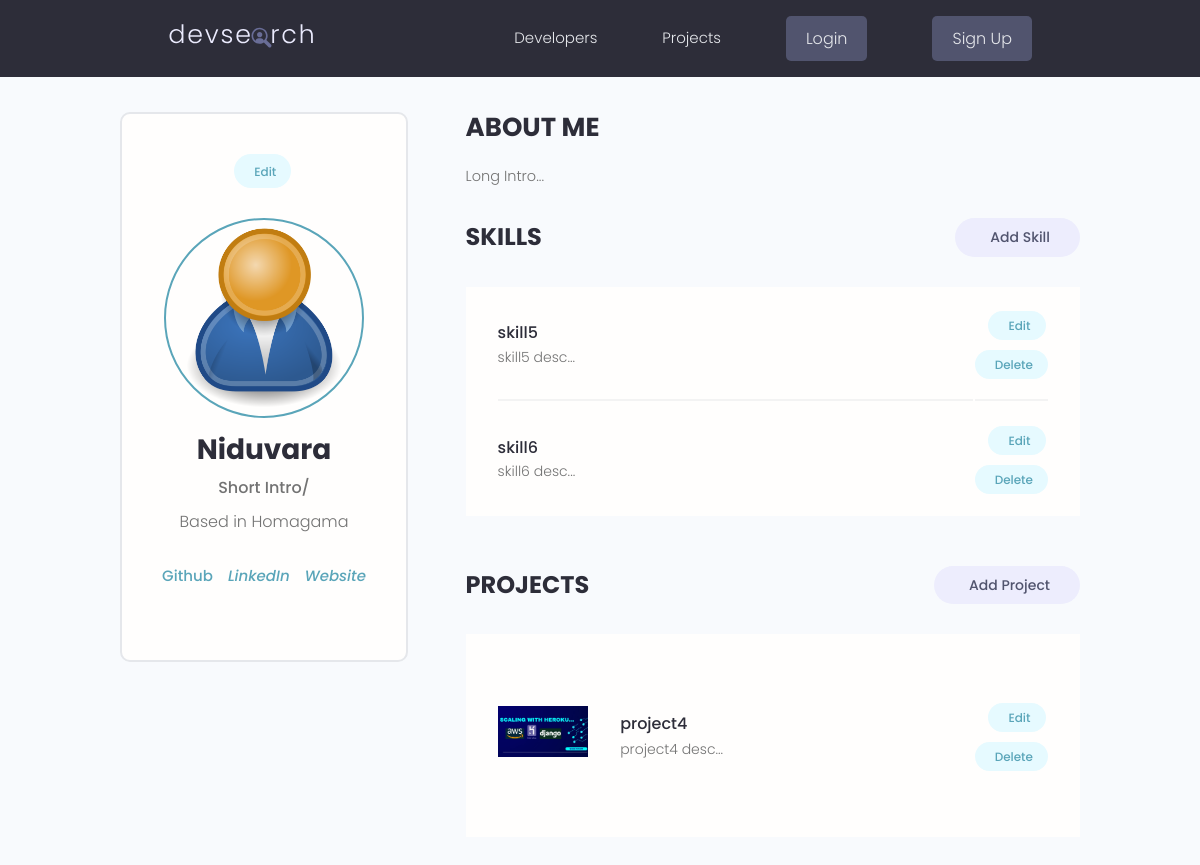
The app's page /profile/niduvara/account/ with its own data.
### home/models.py (models this page shows, shortened)
class Profile(models.Model):
    user = models.OneToOneField(User,on_delete=models.CASCADE)
    name = models.CharField(max_length=200, blank=True, null=True)
    short_intro = models.CharField(max_length=200, blank=True, null=True)
    long_intro = models.TextField(blank=True, null=True)
    image = models.ImageField(upload_to='media_profile_model/', blank=True, null=True)
    social_github = models.CharField(max_length=200, blank=True, null=True)
    social_linkedin = models.CharField(max_length=200, blank=True, null=True)
    social_website = models.CharField(max_length=200, blank=True, null=True)
    location = models.CharField(max_length=200, blank=True, null=True)
    created = models.DateTimeField(auto_now_add=True)
    @property
    def imgUrl(self):
        try:
            return f"{self.image.url}"
        except Exception as ex:
            return '/static/images/static_profile_model/default.png'
    class Meta:
        ordering = ['-created']

class Skill(models.Model):
    owner = models.ForeignKey(User, on_delete=models.CASCADE)
    name = models.CharField(max_length=200)
    description = models.TextField(blank=True, null=True)
    created = models.DateTimeField(auto_now_add=True)

class Project(models.Model):
    owner = models.ForeignKey(User, on_delete=models.CASCADE, null=True)
    title = models.CharField(max_length=200)
    description = models.TextField(blank=True, null=True)
    source_link = models.CharField(max_length=200, null=True,blank=True)
    created = models.DateTimeField(auto_now_add=True)
    tags = models.ManyToManyField('Tag', blank=True)
    vote_total = models.IntegerField(default=0, blank=True, null=True)
    vote_ratio = models.IntegerField(default=0, null=True, blank=True)
    featured_image = models.ImageField(upload_to='media_project_model/', blank=True, null=True)
    @property
    def imgUrl(self):
        try:
            return f"{self.featured_image.url}"
        except Exception as ex:
            return '/static/images/static_project_model/default.jpg'
    class Meta:
        ordering = ['-created']

### home/views.py (the view)
# urls.py: path('profile/<str:username>/account/', updateAccount, name = 'update-account'),
def updateAccount(request, username):
    account_user = User.objects.get(username = username)
    context = {'account_user':account_user}
    return render(request, 'home/account.html', context)

### home/templates/home/account.html (shortened to what this page needs)
{% extends 'base.html' %}
{% block content %}
<main class="settingsPage profile my-md">
    <div class="container">
      <div class="layout">
        <div class="column column--1of3">
          <div class="card text-center">
            <div class="card__body dev">
              <a class="tag tag--pill tag--main settings__btn" href="{% url 'update-profile' request.user.username %}"> Edit</a>
              <img class="avatar avatar--xl dev__avatar" src="{{account_user.profile.imgUrl}}" />
              <h2 class="dev__name">{{account_user.profile.name}}</h2>
              <p class="dev__title">{{account_user.profile.short_intro}}</p>
              <p class="dev__location">Based in {{account_user.profile.location}}</p>
              <ul class="dev__social">
                <li>
                  <a title="Github" href="{{account_user.profile.social_github}}" target="_blank">Github</a>
                </li>
                <li>
                  <a title="LinkedIn" href="{{account_user.profile.social_linkedin}}" target="_blank"><i class="im im-linkedin">LinkedIn</i></a>
                </li>
                <li>
                  <a title="Personal Website" href="{{account_user.profile.social_website}}" target="_blank"><i class="im im-globe">Website</i></a>
                </li>
              </ul>
            </div>
          </div>
        </div>
        <div class="column column--2of3">
          <div class="devInfo">
            <h3 class="devInfo__title">About Me</h3>
            <p class="devInfo__about">
                {{account_user.profile.long_intro}}
            </p>
          </div>
          <div class="settings">
            <h3 class="settings__title">Skills</h3>
            <a class="tag tag--pill tag--sub settings__btn tag--lg" href="{% url 'create-skill' %}"> Add Skill</a>
          </div>
          <table class="settings__table">
            {% for skill in account_user.skill_set.all %}
            <tr>
              <td class="settings__tableInfo">
                <h4>{{skill.name}}</h4>
                <p>
                  {{skill.description}}
                </p>
              </td>
              <td class="settings__tableActions">
                <a class="tag tag--pill tag--main settings__btn" href="{% url 'skill-update' skill.pk %}"> Edit</a>
                <a class="tag tag--pill tag--main settings__btn" href="{% url 'skill-delete' skill.pk %}">
                  Delete</a>
              </td>
            </tr>
            {% endfor %}
          </table>
          <div class="settings">
            <h3 class="settings__title">Projects</h3>
            <a class="tag tag--pill tag--sub settings__btn tag--lg" href="#"> Add Project</a>
          </div>
          <table class="settings__table">
            {% for project in account_user.project_set.all %}
            <tr>
              <td class="settings__thumbnail">
                <a href="{% url 'single-project' project.pk %}"><img src="{{project.imgUrl}}" alt="Project Thumbnail" /></a>
              </td>
              <td class="settings__tableInfo">
                <a href="{% url 'single-project' project.pk %}">{{project.title}}</a>
                <p>
                  {{project.description}}
                </p>
              </td>
              <td class="settings__tableActions">
                <a class="tag tag--pill tag--main settings__btn" href="{% url 'update-project' project.id %}"> Edit</a>
                <a class="tag tag--pill tag--main settings__btn" href="{% url 'delete-project' project.id %}?next={{request.path}}">
                  Delete</a>
              </td>
            </tr>
            {% endfor %}
          </table>
        </div>
      </div>
    </div>
  </main>
{% endblock content %}

### static/css/app.css (style rules this page uses)
:root { --color-sub: #2d2d39; }
.card { border: 2px solid var(--color-light); }
img { width: 100%; }
.profile .card > .dev { padding: 4rem; }
.dev__avatar { display: block; margin: auto; }
.dev__name { color: var(--color-sub); font-size: 2.8rem; font-weight: 700; margin-top: 1rem; margin-bottom: 0.5rem; }
.dev__title { font-size: 1.6rem; font-weight: 500; line-height: 1.3; }
.dev__location { margin-top: 1rem; }
.dev__social { margin: 3rem 0; list-style: none; display: flex; justify-content: center; gap: 1.5rem; }
.devInfo { margin-bottom: 3rem; }
.devInfo__title, .devInfo__subtitle { font-size: 2.6rem; color: var(--color-sub); text-transform: uppercase; font-weight: 700; margin-bottom: 1.5rem; }
.devInfo__about, .devSkill__info { font-size: 1.45rem; line-height: 1.7; text-align: justify; }
.settingsPage .dev > .settings__btn { display: inline-block; margin-bottom: 3rem; }
.settings { display: flex; justify-content: space-between; align-items: center; }
.settings__title { font-size: 2.4rem; text-transform: uppercase; font-weight: 700; color: var(--color-sub); }
.settings__table { margin-top: 3rem; margin-bottom: 5rem; padding: 0 3rem; background: var(--color-white); }
.settings__table tr { width: 100%; }
.settings__table tr > td { padding: 2rem 0; }
.settings__table tr:not(:last-child) td { border-bottom: 2px solid var(--color-white-light); }
.settings__thumbnail { width: 23%; min-width: 10rem; }
.settings__thumbnail img { padding-right: 3rem; height: 15rem; object-fit: contain; }
.settings__tableInfo { width: 100%; }
.settings__tableInfo h4, .settings__tableInfo a { padding-right: 1rem; width: auto; font-size: 1.6rem; font-weight: 500; color: var(--color-sub); }
.settings__tableInfo p { font-size: 1.4rem; }
.settings__tableActions { text-align: right; }

### static/uikit/styles/modules/_variables.css (style rules this page uses)
:root { --color-main: #5aa5b9; --color-main-light: #e6faff; --color-sub: #3f4156; --color-sub-light: #51546e; --color-sub-lighter: #ededfd; --color-text: #737373; --color-gray: #8b8b8b; --color-light: #e5e7eb; --color-light-gray: #767676; --color-bg: #f8fafd; --color-white: #fffefd; --color-white-light: #f3f3f3; --color-success: #359e64; --color-success-bg: #def8e8; --color-error: #fc4b0b; --color-error-bg: #fff2ee; --font-base: 'Poppins', arial, helvetica, 'Segoe UI', roboto, ubuntu, sans-serif; --font-monospace: 'Fira Code', 'Courier New', courier, monospace; --font-regular: 300; --font-medium: 500; --font-bold: 700; --generic-shadow: 1px 1px 5px #00000010; --generic-transition: all 0.3s ease-in-out; }

### static/uikit/styles/modules/_base.css (style rules this page uses)
* { margin: 0; padding: 0; box-sizing: border-box; text-rendering: optimizeLegibility; color: inherit; font-size: inherit; }
html { font-size: 50%; }
@media only screen and (min-width: 480px) { html { font-size: 56.25%; } }
@media only screen and (min-width: 1200px) { html { font-size: 62.5%; } }
body { line-height: 1.6; font-weight: 400; font-size: 1.5rem; color: var(--color-text); background-color: var(--color-bg); min-height: 100vh; }

### static/uikit/styles/modules/_typography.css (style rules this page uses)
* { font-family: var(--font-base); }
h2 { font-size: 3.6rem; font-weight: var(--font-bold); }
h3 { font-size: 3.2rem; font-weight: var(--font-medium); }
h4 { font-size: 2.8rem; font-weight: var(--font-medium); }
p, span, strong { font-size: 1.6rem; color: var(--color-text); font-weight: var(--font-regular); }
a { padding-bottom: 2px; text-decoration: none; display: inline-block; color: var(--color-main); font-weight: var(--font-medium); }

### static/uikit/styles/modules/_utilities.css (style rules this page uses)
.container { width: 92%; max-width: 165rem; margin: 0 auto; box-sizing: border-box; }
@media screen and (min-width: 1000px) { .container { width: 90%; } }
@media screen and (min-width: 1200px) { .container { width: 80%; } }
.text-center { text-align: center; }
.my-md { margin: 3rem auto; }

### static/uikit/styles/modules/_avatar.css (style rules this page uses)
.avatar { border-radius: 50%; border: 2px solid var(--color-main); object-fit: cover; }
.avatar--xl { height: 20rem; width: 20rem; }

### static/uikit/styles/modules/_card.css (style rules this page uses)
.card { border-radius: 1rem; background-color: var(--color-white); border: 1.5px solid var(--color-light); width: auto; height: auto; margin-top: 0.5rem; margin-bottom: 0.5rem; overflow: hidden; }
.card__body, .card__header { padding: 2rem 2.5rem; }

### static/uikit/styles/modules/_layout.css (style rules this page uses)
.layout { display: flex; flex-flow: row wrap; justify-content: space-between; }
.layout > .column { margin-bottom: 3rem; }
.layout > .column.column--1of3 { flex-basis: 30%; }
.layout > .column.column--2of3 { flex-basis: 64%; }

### records on screen
Skill: name "skill5", description "skill5 desc..."
Skill: name "skill6", description "skill6 desc..."
Project: imgUrl (picture), title "project4", description "project4 desc..."

### other values on screen
{{ account_user.profile.name }} "Niduvara"
{{ account_user.profile.short_intro }} "Short Intro/"
{{ account_user.profile.location }} "Homagama"
{{ account_user.profile.long_intro }} "Long Intro..."
